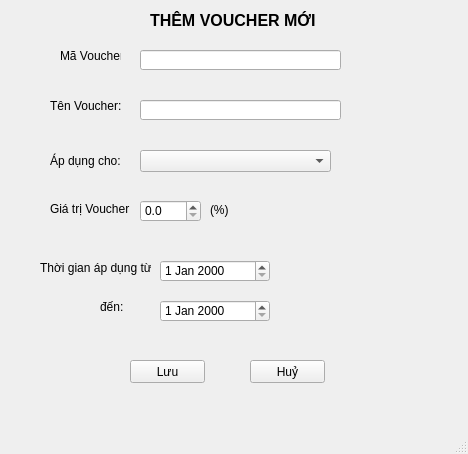
<?xml version="1.0" encoding="UTF-8"?>
<ui version="4.0">
 <class>AddVoucher</class>
 <widget class="QMainWindow" name="AddVoucher">
  <property name="geometry">
   <rect>
    <x>0</x>
    <y>0</y>
    <width>468</width>
    <height>454</height>
   </rect>
  </property>
  <property name="windowTitle">
   <string>MainWindow</string>
  </property>
  <widget class="QWidget" name="centralwidget">
   <widget class="QLabel" name="lblMa">
    <property name="geometry">
     <rect>
      <x>60</x>
      <y>40</y>
      <width>61</width>
      <height>31</height>
     </rect>
    </property>
    <property name="text">
     <string>Mã Voucher</string>
    </property>
   </widget>
   <widget class="QLabel" name="lblTen">
    <property name="geometry">
     <rect>
      <x>50</x>
      <y>80</y>
      <width>91</width>
      <height>51</height>
     </rect>
    </property>
    <property name="text">
     <string>Tên Voucher:</string>
    </property>
   </widget>
   <widget class="QPushButton" name="btnLuu">
    <property name="geometry">
     <rect>
      <x>130</x>
      <y>360</y>
      <width>75</width>
      <height>23</height>
     </rect>
    </property>
    <property name="text">
     <string>Lưu</string>
    </property>
    <property name="icon">
     <iconset>
      <normaloff>../../DoAnCTDL/res/icon/save.png</normaloff>../../DoAnCTDL/res/icon/save.png</iconset>
    </property>
   </widget>
   <widget class="QPushButton" name="btnHuy">
    <property name="geometry">
     <rect>
      <x>250</x>
      <y>360</y>
      <width>75</width>
      <height>23</height>
     </rect>
    </property>
    <property name="text">
     <string>Huỷ</string>
    </property>
    <property name="icon">
     <iconset>
      <normaloff>../../DoAnCTDL/res/icon/discard.png</normaloff>../../DoAnCTDL/res/icon/discard.png</iconset>
    </property>
   </widget>
   <widget class="QLineEdit" name="LineEditMa">
    <property name="geometry">
     <rect>
      <x>140</x>
      <y>50</y>
      <width>201</width>
      <height>20</height>
     </rect>
    </property>
   </widget>
   <widget class="QLineEdit" name="LineEditTen">
    <property name="geometry">
     <rect>
      <x>140</x>
      <y>100</y>
      <width>201</width>
      <height>20</height>
     </rect>
    </property>
   </widget>
   <widget class="QLabel" name="lblThem">
    <property name="geometry">
     <rect>
      <x>150</x>
      <y>10</y>
      <width>191</width>
      <height>21</height>
     </rect>
    </property>
    <property name="font">
     <font>
      <family>Arial</family>
      <pointsize>12</pointsize>
      <weight>75</weight>
      <bold>true</bold>
     </font>
    </property>
    <property name="text">
     <string>THÊM VOUCHER MỚI</string>
    </property>
    <property name="textFormat">
     <enum>Qt::AutoText</enum>
    </property>
   </widget>
   <widget class="QLabel" name="lblGiatri">
    <property name="geometry">
     <rect>
      <x>50</x>
      <y>193</y>
      <width>81</width>
      <height>31</height>
     </rect>
    </property>
    <property name="text">
     <string>Giá trị Voucher</string>
    </property>
   </widget>
   <widget class="QLabel" name="lblTime">
    <property name="geometry">
     <rect>
      <x>40</x>
      <y>260</y>
      <width>111</width>
      <height>16</height>
     </rect>
    </property>
    <property name="text">
     <string>Thời gian áp dụng từ:</string>
    </property>
   </widget>
   <widget class="QDateEdit" name="dateEditTimefrom">
    <property name="geometry">
     <rect>
      <x>160</x>
      <y>260</y>
      <width>110</width>
      <height>22</height>
     </rect>
    </property>
   </widget>
   <widget class="QLabel" name="lblTimeden">
    <property name="geometry">
     <rect>
      <x>100</x>
      <y>300</y>
      <width>47</width>
      <height>13</height>
     </rect>
    </property>
    <property name="text">
     <string>đến:</string>
    </property>
   </widget>
   <widget class="QDateEdit" name="dateEditTimeto">
    <property name="geometry">
     <rect>
      <x>160</x>
      <y>300</y>
      <width>110</width>
      <height>22</height>
     </rect>
    </property>
   </widget>
   <widget class="QLabel" name="lblTen_2">
    <property name="geometry">
     <rect>
      <x>50</x>
      <y>135</y>
      <width>91</width>
      <height>51</height>
     </rect>
    </property>
    <property name="text">
     <string>Áp dụng cho:</string>
    </property>
   </widget>
   <widget class="QComboBox" name="cbxLoaiVoucher">
    <property name="geometry">
     <rect>
      <x>140</x>
      <y>150</y>
      <width>191</width>
      <height>22</height>
     </rect>
    </property>
   </widget>
   <widget class="QLabel" name="lblphantram">
    <property name="geometry">
     <rect>
      <x>210</x>
      <y>200</y>
      <width>47</width>
      <height>20</height>
     </rect>
    </property>
    <property name="text">
     <string>(%)</string>
    </property>
   </widget>
   <widget class="QDoubleSpinBox" name="dspinBoxGiatri">
    <property name="geometry">
     <rect>
      <x>140</x>
      <y>200</y>
      <width>61</width>
      <height>22</height>
     </rect>
    </property>
    <property name="decimals">
     <number>1</number>
    </property>
   </widget>
  </widget>
  <widget class="QMenuBar" name="menubar">
   <property name="geometry">
    <rect>
     <x>0</x>
     <y>0</y>
     <width>468</width>
     <height>21</height>
    </rect>
   </property>
  </widget>
  <widget class="QStatusBar" name="statusbar"/>
 </widget>
 <resources/>
 <connections/>
</ui>
